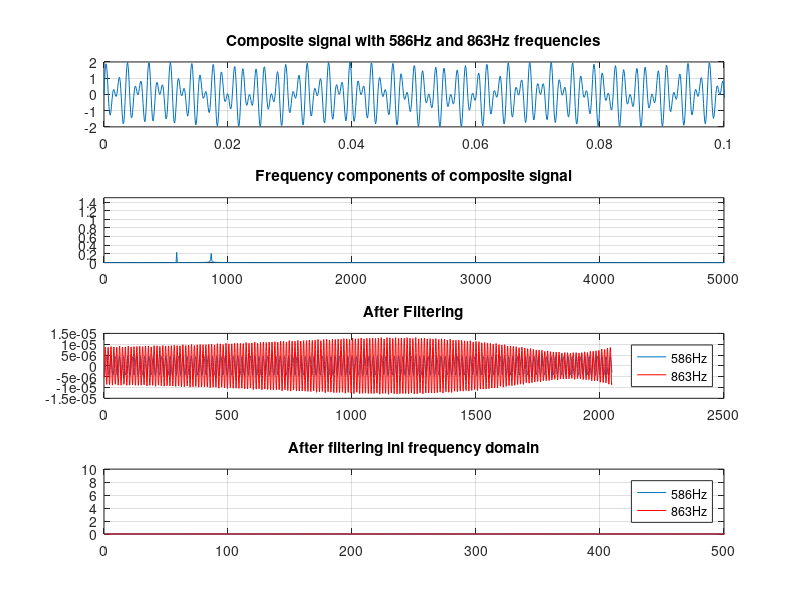

Write the MATLAB code that produced this figure.
clear all;
clc;
close all;
%%--- Program to design bandpass filter with basic mathematical equations
%%--- And will be helpful for those who dont have signal processing toolbox
%%% Created by:Ashwini Deshpande, (vd.ashwini@yahoo.co.in) 10/28/09
% Intial settings
Fs=10e3;        % Sampling Frequency
t=(0:Fs)/Fs';   % Time Vector
L=8630;         % FFT length
NFFT=2048;      
f=Fs*linspace(0,1,NFFT); % Frequency Vector
%-- Generate composite signal with 586Hz and 863Hz frequency components --%
comp_sig=sin(2*pi*586*t)+sin(2*pi*863*t);
%-- Calculate FFT of composite signa; --%
comp_sig_fft=fft(comp_sig,NFFT)/L;
%-- Generate Filter for 586Hz signal--%
bw=10;      %Bandwisth
fc=pi*586;  %Center Frequency
n=1:L;
%Compute Hamming window
for n=1:L
    hamm(n)=(0.54-0.46*cos(2*pi*n/L));
end
%Compute Filter
hsuup=(-(L-1)/2:(L-1)/2);
hideal1=hamm.*(2*(fc+bw)*(sin(2*(fc+bw)*hsuup/Fs)./(2*(2*fc+bw)*hsuup/Fs)));
hideal2=hamm.*(2*(fc-bw)*(sin(2*(fc-bw)*hsuup/Fs)./(2*(2*fc+bw)*hsuup/Fs)));
h_bpf=(hideal1-hideal2);
% Filtering in freq domain
h_bpf_fft=fft(h_bpf,NFFT)/L;
s586_fft=comp_sig_fft.*h_bpf_fft;
s586=real(ifft(s586_fft));
%-- Generate Filter for 863Hz signal --%
bw=10;      %Bandwidth
fc=pi*863;  %center frequency
%Compute Filter
hideal1=hamm.*(2*(fc+bw)*(sin(2*(fc+bw)*hsuup/Fs)./(2*(fc+bw)*hsuup/Fs)));
hideal2=hamm.*(2*(fc-bw)*(sin(2*(fc-bw)*hsuup/Fs)./(2*(fc+bw)*hsuup/Fs)));
h_bpf=(hideal1-hideal2);
% Filtering in freq domain
h_bpf_fft=fft(h_bpf,NFFT)/L;
s863_fft=comp_sig_fft.*h_bpf_fft;
s863=real(ifft(s863_fft));
%-- plot all signals ---%
figure;
subplot(411);
plot(t,comp_sig);grid on
axis([0 0.1 -2 2])
title('Composite signal with 586Hz and 863Hz frequencies')
subplot(412)
plot(f,2*abs(comp_sig_fft));grid on;
axis([0 5000 0 1.5])
title('Frequency components of composite signal')
subplot(413);
plot(s586);hold on
plot(s863,'r');grid on
title('After Filtering')
legend('586Hz','863Hz')
subplot(414);
plot(f,2*abs(s586_fft));hold on;
plot(f,2*abs(s863_fft),'r');grid on;
axis([0 500 0 10])
title('After filtering ini frequency domain')
legend('586Hz','863Hz')
